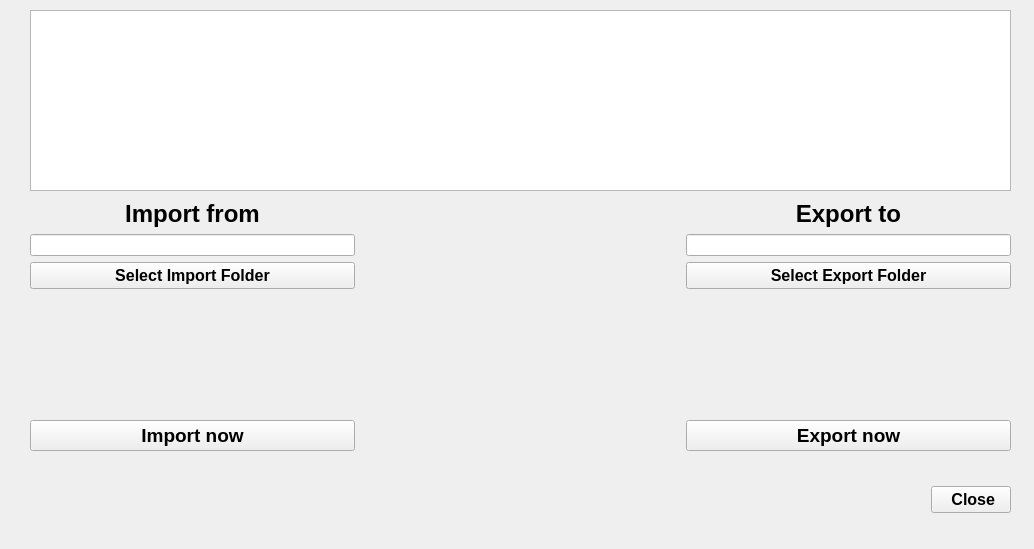
<?xml version="1.0" encoding="UTF-8"?>
<ui version="4.0">
 <class>Form</class>
 <widget class="QWidget" name="Form">
  <property name="geometry">
   <rect>
    <x>0</x>
    <y>0</y>
    <width>1034</width>
    <height>549</height>
   </rect>
  </property>
  <property name="windowTitle">
   <string>Import or Export Databases</string>
  </property>
  <widget class="QTextEdit" name="explain_text_edit">
   <property name="geometry">
    <rect>
     <x>30</x>
     <y>10</y>
     <width>981</width>
     <height>181</height>
    </rect>
   </property>
  </widget>
  <widget class="QWidget" name="layoutWidget">
   <property name="geometry">
    <rect>
     <x>30</x>
     <y>200</y>
     <width>981</width>
     <height>251</height>
    </rect>
   </property>
   <layout class="QHBoxLayout" name="horizontalLayout">
    <item>
     <layout class="QVBoxLayout" name="verticalLayout">
      <item>
       <widget class="QLabel" name="import_label">
        <property name="font">
         <font>
          <pointsize>18</pointsize>
          <weight>75</weight>
          <bold>true</bold>
         </font>
        </property>
        <property name="text">
         <string>Import from</string>
        </property>
        <property name="alignment">
         <set>Qt::AlignCenter</set>
        </property>
       </widget>
      </item>
      <item>
       <widget class="QLineEdit" name="import_folder_edit"/>
      </item>
      <item>
       <widget class="QPushButton" name="select_import_folder_button">
        <property name="font">
         <font>
          <pointsize>12</pointsize>
          <weight>75</weight>
          <bold>true</bold>
         </font>
        </property>
        <property name="text">
         <string>Select Import Folder</string>
        </property>
       </widget>
      </item>
      <item>
       <spacer name="verticalSpacer">
        <property name="orientation">
         <enum>Qt::Vertical</enum>
        </property>
        <property name="sizeHint" stdset="0">
         <size>
          <width>20</width>
          <height>40</height>
         </size>
        </property>
       </spacer>
      </item>
      <item>
       <widget class="QPushButton" name="proceed_import_button">
        <property name="font">
         <font>
          <pointsize>14</pointsize>
          <weight>75</weight>
          <bold>true</bold>
         </font>
        </property>
        <property name="text">
         <string>Import now</string>
        </property>
       </widget>
      </item>
     </layout>
    </item>
    <item>
     <spacer name="horizontalSpacer">
      <property name="orientation">
       <enum>Qt::Horizontal</enum>
      </property>
      <property name="sizeHint" stdset="0">
       <size>
        <width>40</width>
        <height>20</height>
       </size>
      </property>
     </spacer>
    </item>
    <item>
     <layout class="QVBoxLayout" name="verticalLayout_2">
      <item>
       <widget class="QLabel" name="export_label">
        <property name="font">
         <font>
          <pointsize>18</pointsize>
          <weight>75</weight>
          <bold>true</bold>
         </font>
        </property>
        <property name="text">
         <string>Export to</string>
        </property>
        <property name="alignment">
         <set>Qt::AlignCenter</set>
        </property>
       </widget>
      </item>
      <item>
       <widget class="QLineEdit" name="export_folder_edit"/>
      </item>
      <item>
       <widget class="QPushButton" name="select_export_folder_button">
        <property name="font">
         <font>
          <pointsize>12</pointsize>
          <weight>75</weight>
          <bold>true</bold>
         </font>
        </property>
        <property name="text">
         <string>Select Export Folder</string>
        </property>
       </widget>
      </item>
      <item>
       <spacer name="verticalSpacer_2">
        <property name="orientation">
         <enum>Qt::Vertical</enum>
        </property>
        <property name="sizeHint" stdset="0">
         <size>
          <width>20</width>
          <height>40</height>
         </size>
        </property>
       </spacer>
      </item>
      <item>
       <widget class="QPushButton" name="proceed_export_button">
        <property name="font">
         <font>
          <pointsize>14</pointsize>
          <weight>75</weight>
          <bold>true</bold>
         </font>
        </property>
        <property name="text">
         <string>Export now</string>
        </property>
       </widget>
      </item>
     </layout>
    </item>
   </layout>
  </widget>
  <widget class="QWidget" name="">
   <property name="geometry">
    <rect>
     <x>40</x>
     <y>480</y>
     <width>971</width>
     <height>39</height>
    </rect>
   </property>
   <layout class="QHBoxLayout" name="horizontalLayout_2">
    <item>
     <spacer name="horizontalSpacer_2">
      <property name="orientation">
       <enum>Qt::Horizontal</enum>
      </property>
      <property name="sizeHint" stdset="0">
       <size>
        <width>40</width>
        <height>20</height>
       </size>
      </property>
     </spacer>
    </item>
    <item>
     <widget class="QPushButton" name="close_button">
      <property name="font">
       <font>
        <pointsize>12</pointsize>
        <weight>75</weight>
        <bold>true</bold>
       </font>
      </property>
      <property name="text">
       <string> Close</string>
      </property>
     </widget>
    </item>
   </layout>
  </widget>
 </widget>
 <resources/>
 <connections/>
</ui>
